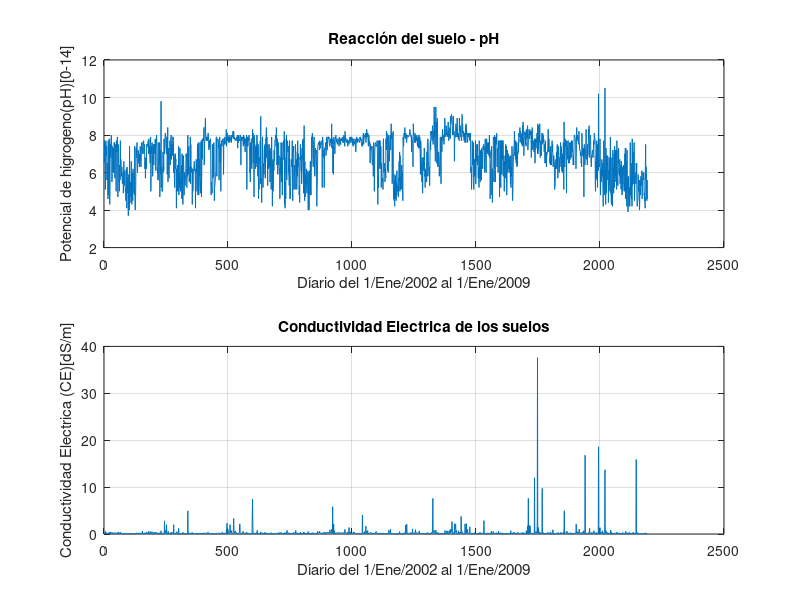
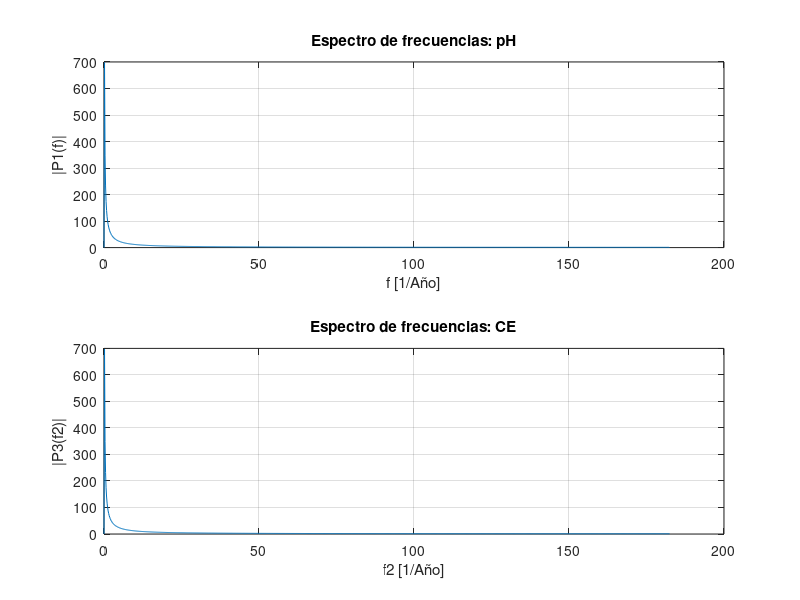

Recreate these plots in MATLAB, in order.
clear all;

%% Carga de datos de PH
dhw1= load('BD_Suelos_PH.txt');
[f1,c1]=size(dhw1);
Dias1=dhw1(:,1);
Datos1=dhw1(:,2);
dhw1_prom=mean(dhw1);
dhw1=dhw1-dhw1_prom;

%% Carga de datos de CE
dhw2= load('BD_Suelos_CE.txt');
[f2,c2]=size(dhw2);
Dias2=dhw2(:,1);
Datos2=dhw2(:,2);
dhw2_prom=mean(dhw2);
dhw2=dhw2-dhw2_prom;

%% Gráficas de datos
figure(1);
whitebg('k');
    %Clorofila
subplot(2,1,1);
plot(Dias1,Datos1);
grid on; 
title('Reacción del suelo - pH');
xlabel('Díario del 1/Ene/2002 al 1/Ene/2009');
ylabel('Potencial de higrogeno(pH)[0-14]');
    %Temperatura
subplot(2,1,2);
plot(Dias2,Datos2);
grid on; 
title('Conductividad Electrica de los suelos');
xlabel('Díario del 1/Ene/2002 al 1/Ene/2009');
ylabel('Conductividad Electrica (CE)[dS/m]');

%% Transformada de Fourier: 
    % Clorofila
L = length(dhw1); %muestras-tamaño de señal
Fs = 365;   %Frecuencia de muestreo                            
T = 1/Fs; %Periodo de muestreo                        
t = (0:L-1)*T;  %Vector de tiempo
S = dhw1;   %Señal
Y = fft(S);  
M=length(Y);
    %Temperatura
L2 = length(dhw2); %muestras-tamaño de señal
Fs2 = 365;   %Frecuencia de muestreo                            
T2 = 1/Fs2; %Periodo de muestreo                        
t2 = (0:L2-1)*T2;  %Vector de tiempo
S2 = dhw2;   %Señal
Y2 = fft(S2);  
M2=length(Y2);

%% Densidad espectral
    % Clorofila
P2 = abs(Y/L);
P1 = P2(1:L/2+1);
P1(2:end-1) = 2*P1(2:end-1);
f = Fs*(0:(L/2))/L; %vector de frecuencias
    % Temperatura
P4 = abs(Y2/L2);
P3 = P4(1:L2/2+1);
P3(2:end-1) = 2*P3(2:end-1);
fr2 = Fs2*(0:(L2/2))/L2; %vector de frecuencias

%% Gráfica del espectro: 
figure(2);
whitebg('k');
    % Clorofila
subplot(2,1,1);
plot(f,P1);
grid on;
title('Espectro de frecuencias: pH');
xlabel('f [1/Año]');
ylabel('|P1(f)|');
    % Temperatura
subplot(2,1,2);
plot(fr2,P3);
grid on;
title('Espectro de frecuencias: CE');
xlabel('f2 [1/Año]');
ylabel('|P3(f2)|');
